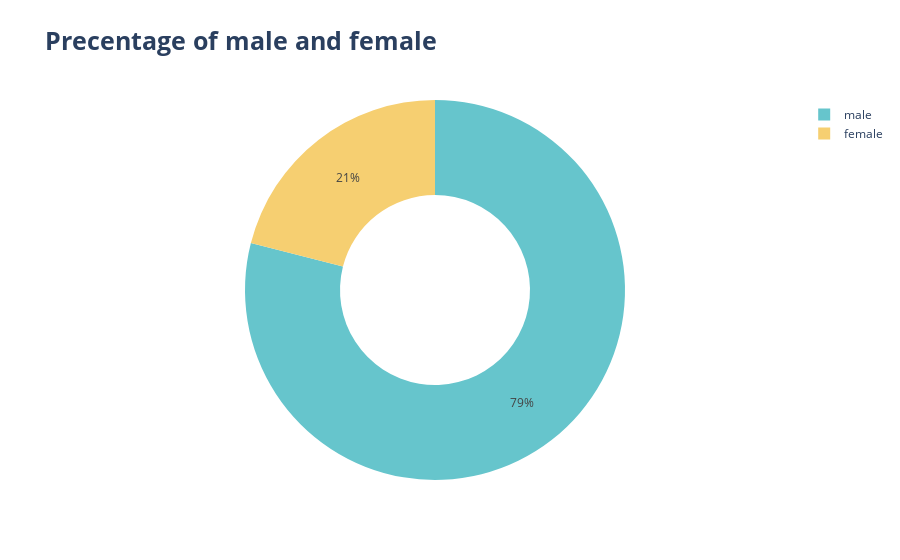

The code cell stored with this chart in its notebook:
### Code cell
fig=px.pie(df,names=['male','female'],values=df['Sex'].value_counts(),hole=0.5,
           title="<b>Precentage of male and female ",template='plotly',color_discrete_sequence=px.colors.qualitative.Pastel)
fig.update_layout(title_font_size=25)
fig.show()

### Figure 1 — Plotly figure (JSON) as saved in the notebook; plotly's stock layout.template omitted (floating-point values rounded to 4 significant figures)
{"data": [{"domain": {"x": [0, 1], "y": [0, 1]}, "hole": 0.5, "hovertemplate": "label=%{label}<br>value=%{value}<extra></extra>", "labels": ["male", "female"], "legendgroup": "", "name": "", "showlegend": true, "type": "pie", "values": [725, 193]}], "layout": {"legend": {"tracegroupgap": 0}, "piecolorway": ["rgb(102, 197, 204)", "rgb(246, 207, 113)", "rgb(248, 156, 116)", "rgb(220, 176, 242)", "rgb(135, 197, 95)", "rgb(158, 185, 243)", "rgb(254, 136, 177)", "rgb(201, 219, 116)", "rgb(139, 224, 164)", "rgb(180, 151, 231)", "rgb(179, 179, 179)"], "title": {"font": {"size": 25}, "text": "<b>Precentage of male and female "}}}
